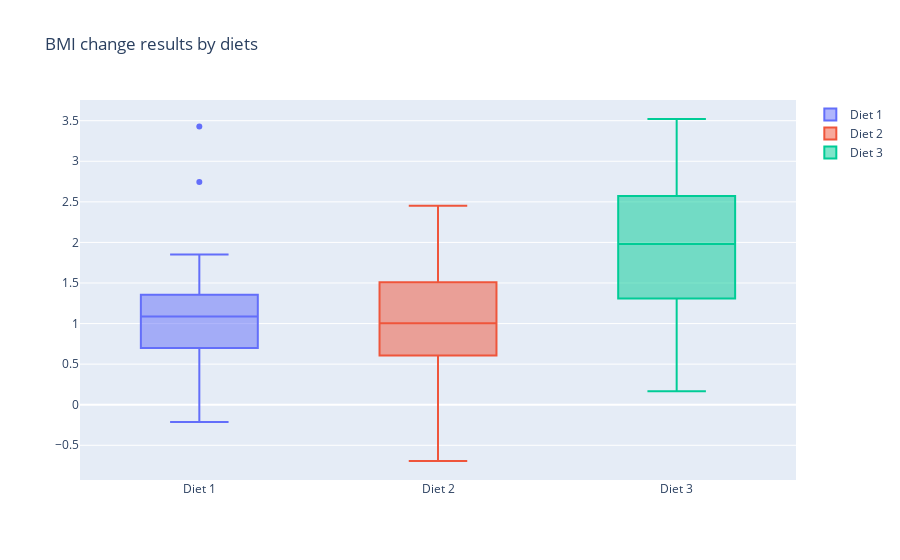

Source (notebook cell):
### Markdown cell above
Checking BMI change results on different diets. It seems like tthe third diet is more effective (box is higher than 1 and 2). I will check it with ANOVA analysis.
So, H0: Diet 1, Diet 2 and Diet 3 affect weight loss equally.
    H1: Diet 1, Diet 2 and Diet 3

### Code cell
fig = go.Figure()

fig.add_trace(go.Box(y=data[data.Diet == 1].BMI_change.values, name = "Diet 1"))
fig.add_trace(go.Box(y=data[data.Diet == 2].BMI_change.values, name = "Diet 2"))
fig.add_trace(go.Box(y=data[data.Diet == 3].BMI_change.values, name = "Diet 3"))

fig.update_layout(title='BMI change results by diets')

fig.show()

### Figure 1 — Plotly figure (JSON) as saved in the notebook; plotly's stock layout.template omitted (floating-point values rounded to 4 significant figures)
{"data": [{"name": "Diet 1", "type": "box", "y": [1.503, 1.628, 0.2422, 0.9918, 0.9689, 0.495, 0.6606, 2.744, 0.6979, 1.139, 0.5012, 1.233, 1.355, 0.3227, -0.2126, 0.4406, 1.504, 1.602, 3.429, 0.8815, 1.245, 1.27, 1.851, 0.9695, 0.9987, 0.8892, 1.186, 1.176, 1.038, 1.242]}, {"name": "Diet 2", "type": "box", "y": [0, 0, -0.6936, 0.676, 0.6244, 1.471, 2.451, 0.1982, 1.016, 1.203, 1.089, 0.7528, 1.543, 1.685, 1.273, -0.1751, 1.151, 0.606, 1.51, 0.9695, 2.07, 0.4517, 2.032, 2.086, 2.015, -0.4321, 1.298, 0.7949, 0.8852, 0.9918]}, {"name": "Diet 3", "type": "box", "y": [2.571, 1.961, 1.345, 2.381, 3.047, 1.891, 2.559, 2.997, 3.521, 2.526, 0.3114, 2.599, 1.402, 2.691, 2.028, 1.041, 0.2809, 1.27, 0.1671, 0.8937, 2.684, 1.404, 0.8361, 1.309, 1.971, 3.299, 1.992, 2.289, 1.559, 2.361]}], "layout": {"title": {"text": "BMI change results by diets"}}}
